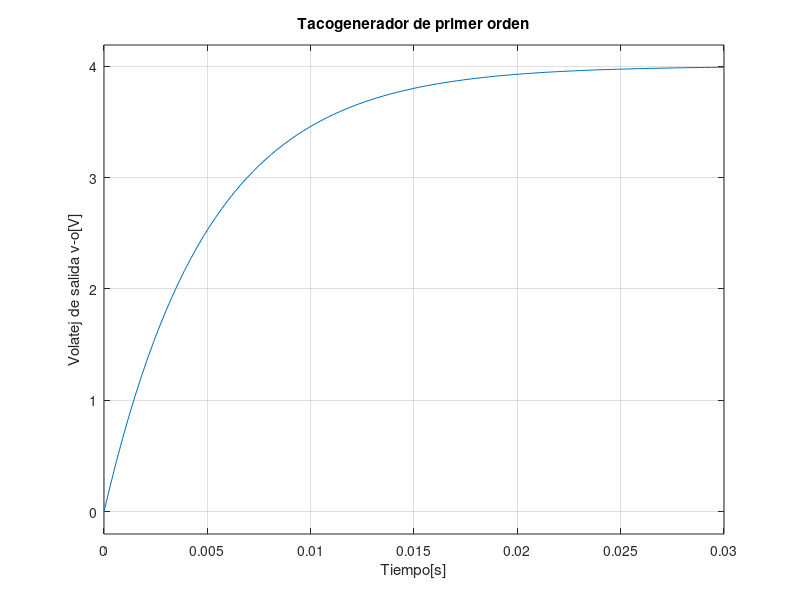

MATLAB code for this plot:
clear all;close all; clc;
pkg load control

Ke=0.05;
Ra=20;
Rl=80;
L=0.5;

RT= Ra + Rl;

num= Ke*Rl;
den=[L RT];
G=tf(num,den);

tau=L/RT
K=Ke*Rl/RT

pole(G)
dcgain(G)

omega0=100;

figure(1)
step(omega0*G)
grid on
title('Tacogenerador de primer orden')
xlabel('Tiempo[s]')
ylabel('Volatej de salida v-o[V]')
